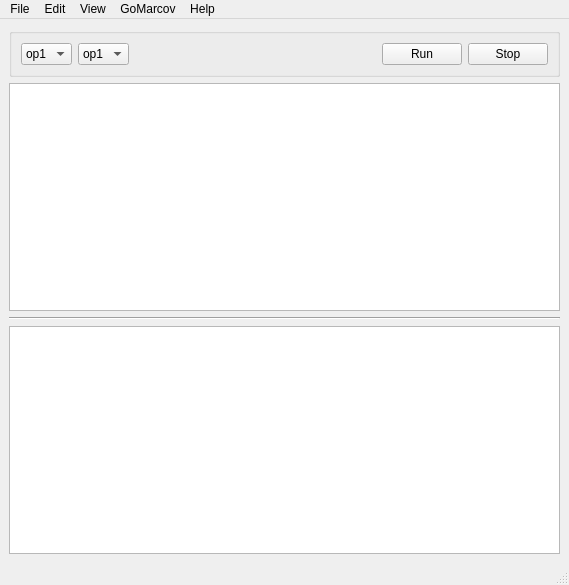
<?xml version="1.0" encoding="UTF-8"?>
<ui version="4.0">
 <class>UniqueWindow</class>
 <widget class="QMainWindow" name="UniqueWindow">
  <property name="geometry">
   <rect>
    <x>0</x>
    <y>0</y>
    <width>569</width>
    <height>585</height>
   </rect>
  </property>
  <property name="windowTitle">
   <string>GoMarkov</string>
  </property>
  <property name="animated">
   <bool>false</bool>
  </property>
  <widget class="QWidget" name="centralwidget">
   <layout class="QVBoxLayout" name="verticalLayout_3">
    <item>
     <widget class="QGroupBox" name="buttonsGroupBox">
      <property name="maximumSize">
       <size>
        <width>594</width>
        <height>16777215</height>
       </size>
      </property>
      <property name="title">
       <string/>
      </property>
      <property name="flat">
       <bool>false</bool>
      </property>
      <property name="checkable">
       <bool>false</bool>
      </property>
      <layout class="QHBoxLayout" name="horizontalLayout">
       <item>
        <widget class="QComboBox" name="chooser1">
         <property name="editable">
          <bool>false</bool>
         </property>
         <item>
          <property name="text">
           <string>op1</string>
          </property>
         </item>
         <item>
          <property name="text">
           <string>op2</string>
          </property>
         </item>
         <item>
          <property name="text">
           <string>op3</string>
          </property>
         </item>
         <item>
          <property name="text">
           <string>op4</string>
          </property>
         </item>
         <item>
          <property name="text">
           <string>op5</string>
          </property>
         </item>
        </widget>
       </item>
       <item>
        <widget class="QComboBox" name="chooser2">
         <property name="editable">
          <bool>false</bool>
         </property>
         <item>
          <property name="text">
           <string>op1</string>
          </property>
         </item>
         <item>
          <property name="text">
           <string>op2</string>
          </property>
         </item>
         <item>
          <property name="text">
           <string>op3</string>
          </property>
         </item>
         <item>
          <property name="text">
           <string>op4</string>
          </property>
         </item>
         <item>
          <property name="text">
           <string>op5</string>
          </property>
         </item>
        </widget>
       </item>
       <item>
        <spacer name="horizontalSpacer">
         <property name="orientation">
          <enum>Qt::Horizontal</enum>
         </property>
         <property name="sizeHint" stdset="0">
          <size>
           <width>40</width>
           <height>20</height>
          </size>
         </property>
        </spacer>
       </item>
       <item>
        <widget class="QPushButton" name="Stop">
         <property name="text">
          <string>Run</string>
         </property>
        </widget>
       </item>
       <item>
        <widget class="QPushButton" name="Run">
         <property name="text">
          <string>Stop</string>
         </property>
        </widget>
       </item>
      </layout>
     </widget>
    </item>
    <item>
     <layout class="QVBoxLayout" name="verticalLayout_2">
      <item>
       <widget class="QPlainTextEdit" name="textArea1"/>
      </item>
      <item>
       <widget class="Line" name="line">
        <property name="orientation">
         <enum>Qt::Horizontal</enum>
        </property>
       </widget>
      </item>
      <item>
       <widget class="QPlainTextEdit" name="textArea2"/>
      </item>
     </layout>
    </item>
   </layout>
  </widget>
  <widget class="QMenuBar" name="menuBar">
   <property name="geometry">
    <rect>
     <x>0</x>
     <y>0</y>
     <width>569</width>
     <height>21</height>
    </rect>
   </property>
   <widget class="QMenu" name="menuFile">
    <property name="title">
     <string>File</string>
    </property>
    <addaction name="actionNew_tab"/>
    <addaction name="actionNew"/>
    <addaction name="actionOpen"/>
    <addaction name="actionRecent"/>
    <addaction name="actionSave"/>
    <addaction name="actionSave_As"/>
    <addaction name="actionExit"/>
   </widget>
   <widget class="QMenu" name="menuEdit">
    <property name="title">
     <string>Edit</string>
    </property>
    <addaction name="actionCopy"/>
    <addaction name="actionCut"/>
    <addaction name="actionPaste"/>
    <addaction name="actionDelete"/>
    <addaction name="actionRedo"/>
    <addaction name="actionUndo"/>
    <addaction name="actionSelect_all"/>
   </widget>
   <widget class="QMenu" name="menuView">
    <property name="title">
     <string>View</string>
    </property>
    <addaction name="actionToolbar"/>
   </widget>
   <widget class="QMenu" name="menuGoMarcov">
    <property name="title">
     <string>GoMarcov</string>
    </property>
    <addaction name="actionRun"/>
   </widget>
   <widget class="QMenu" name="menuHelp">
    <property name="title">
     <string>Help</string>
    </property>
    <addaction name="actionAbout"/>
   </widget>
   <addaction name="menuFile"/>
   <addaction name="menuEdit"/>
   <addaction name="menuView"/>
   <addaction name="menuGoMarcov"/>
   <addaction name="menuHelp"/>
  </widget>
  <widget class="QStatusBar" name="statusBar"/>
  <action name="actionNew">
   <property name="text">
    <string>New</string>
   </property>
  </action>
  <action name="actionRecent">
   <property name="text">
    <string>Open Recent</string>
   </property>
  </action>
  <action name="actionExit">
   <property name="text">
    <string>Exit</string>
   </property>
  </action>
  <action name="actionCopy">
   <property name="text">
    <string>Copy</string>
   </property>
  </action>
  <action name="actionPaste">
   <property name="text">
    <string>Paste</string>
   </property>
  </action>
  <action name="actionDelete">
   <property name="text">
    <string>Delete</string>
   </property>
  </action>
  <action name="actionRedo">
   <property name="text">
    <string>Redo</string>
   </property>
  </action>
  <action name="actionUndo">
   <property name="text">
    <string>Undo</string>
   </property>
  </action>
  <action name="actionOpen">
   <property name="text">
    <string>Open...</string>
   </property>
  </action>
  <action name="actionNew_tab">
   <property name="text">
    <string>New tab</string>
   </property>
  </action>
  <action name="actionSave">
   <property name="text">
    <string>Save</string>
   </property>
  </action>
  <action name="actionSave_As">
   <property name="text">
    <string>Save As</string>
   </property>
  </action>
  <action name="actionRun">
   <property name="text">
    <string>Run</string>
   </property>
  </action>
  <action name="actionAbout">
   <property name="text">
    <string>About</string>
   </property>
  </action>
  <action name="actionCut">
   <property name="text">
    <string>Cut</string>
   </property>
  </action>
  <action name="actionSelect_all">
   <property name="text">
    <string>Select all</string>
   </property>
  </action>
  <action name="actionToolbar">
   <property name="text">
    <string>Toolbar</string>
   </property>
  </action>
 </widget>
 <resources/>
 <connections/>
</ui>
